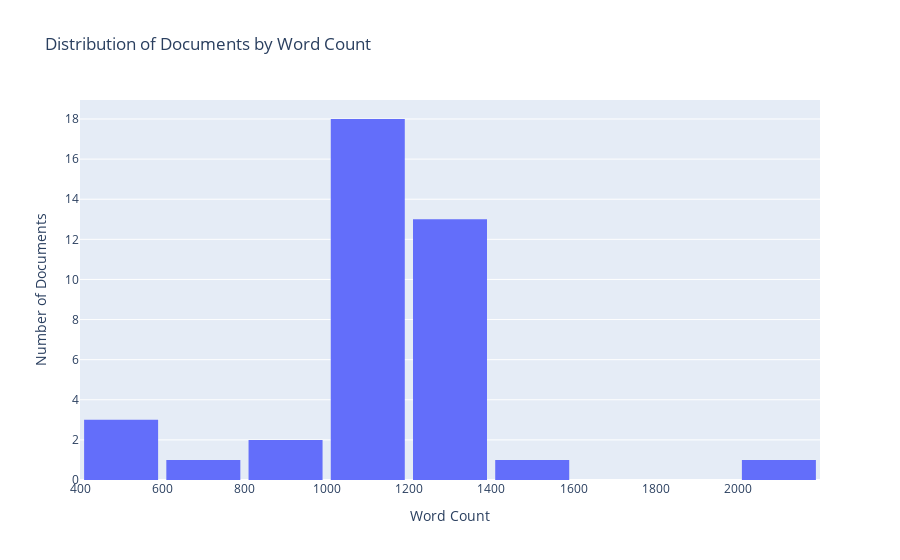
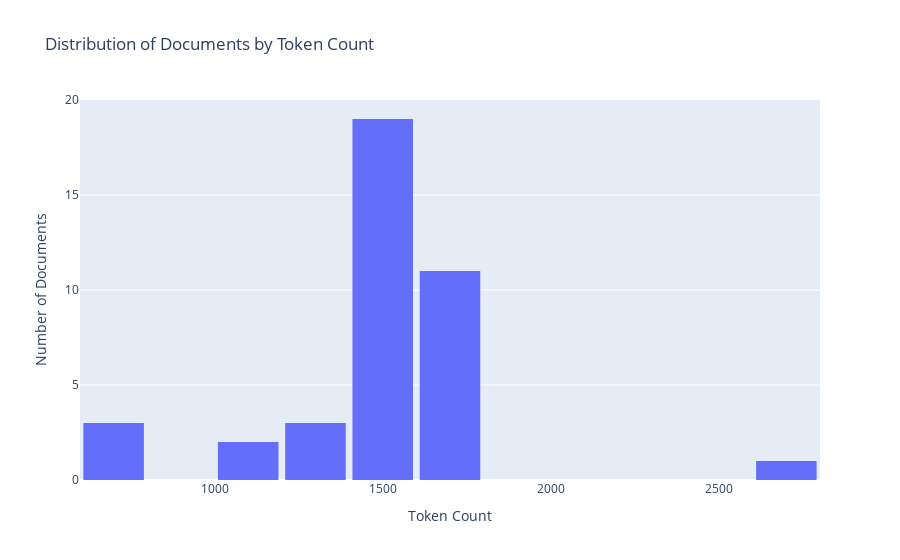
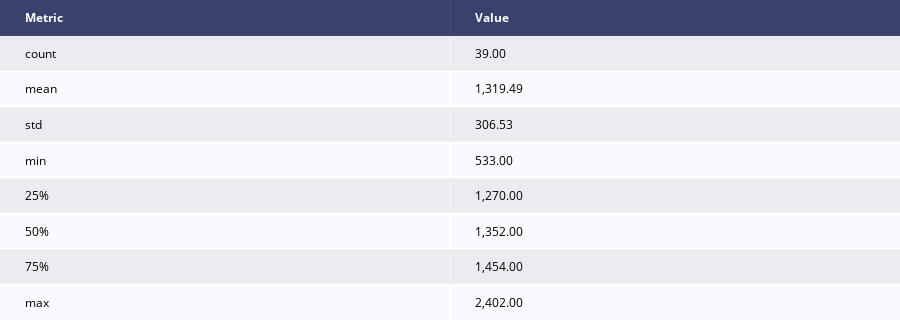
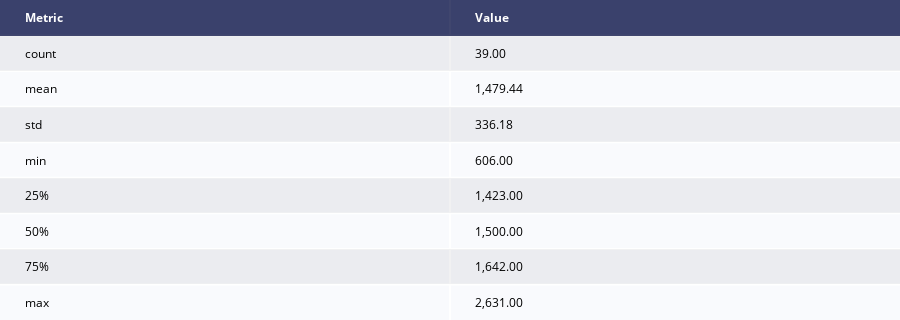

Source (notebook cell) for these figures, in order:
### Markdown cell above
## Teaching staff stats after cleaning

### Code cell
du.histogram_word_count_multiple_docs(cleaned_maininfo)
du.histogram_token_count_multiple_docs(cleaned_maininfo)
du.generate_document_statistics_by_word_count(cleaned_maininfo)
du.generate_document_statistics_by_tokens(cleaned_maininfo)
du.bar_plot_word_frequency(cleaned_maininfo, top_n=20)
du.bar_plot_ngram_frequency(cleaned_maininfo, n=2, top_n=20)

### Figure 1 — Plotly figure (JSON) as saved in the notebook; plotly's stock layout.template omitted (floating-point values rounded to 4 significant figures)
{"data": [{"bingroup": "x", "hovertemplate": "Word Count=%{x}<br>count=%{y}<extra></extra>", "legendgroup": "", "marker": {"color": "#636efa", "pattern": {"shape": ""}}, "name": "", "nbinsx": 10, "orientation": "v", "showlegend": false, "type": "histogram", "x": [1030, 1345, 481, 1267, 1184, 1340, 1323, 788, 1419, 1232, 946, 1274, 1198, 501, 1335, 1276, 1299, 1111, 1248, 1237, 1106, 1281, 1235, 2134, 1189, 1175, 991, 557, 1145, 1123, 1196, 1137, 1152, 1152, 1001, 1087, 1099, 1163, 1110], "xaxis": "x", "yaxis": "y"}], "layout": {"bargap": 0.1, "barmode": "relative", "legend": {"tracegroupgap": 0}, "title": {"text": "Distribution of Documents by Word Count"}, "xaxis": {"anchor": "y", "domain": [0, 1], "title": {"text": "Word Count"}}, "yaxis": {"anchor": "x", "domain": [0, 1], "title": {"text": "Number of Documents"}}}}

### Figure 2 — Plotly figure (JSON) as saved in the notebook; plotly's stock layout.template omitted (floating-point values rounded to 4 significant figures)
{"data": [{"bingroup": "x", "hovertemplate": "Token Count=%{x}<br>count=%{y}<extra></extra>", "legendgroup": "", "marker": {"color": "#636efa", "pattern": {"shape": ""}}, "name": "", "nbinsx": 15, "orientation": "v", "showlegend": false, "type": "histogram", "x": [1321, 1717, 606, 1642, 1539, 1707, 1708, 1079, 1793, 1592, 1161, 1641, 1559, 666, 1738, 1670, 1671, 1423, 1645, 1574, 1429, 1642, 1583, 2631, 1529, 1494, 1282, 707, 1456, 1445, 1590, 1446, 1476, 1500, 1278, 1423, 1419, 1489, 1427], "xaxis": "x", "yaxis": "y"}], "layout": {"bargap": 0.1, "barmode": "relative", "legend": {"tracegroupgap": 0}, "title": {"text": "Distribution of Documents by Token Count"}, "xaxis": {"anchor": "y", "domain": [0, 1], "title": {"text": "Token Count"}}, "yaxis": {"anchor": "x", "domain": [0, 1], "title": {"text": "Number of Documents"}}}}

### Figure 3 — Plotly figure (JSON) as saved in the notebook; plotly's stock layout.template omitted (floating-point values rounded to 4 significant figures)
{"data": [{"colorscale": [[0, "#00083e"], [0.5, "#ededee"], [1, "#ffffff"]], "hoverinfo": "none", "opacity": 0.75, "showscale": false, "type": "heatmap", "z": [[0, 0], [0.5, 0.5], [1, 1], [0.5, 0.5], [1, 1], [0.5, 0.5], [1, 1], [0.5, 0.5], [1, 1]]}], "layout": {"annotations": [{"align": "center", "font": {"color": "#ffffff"}, "showarrow": false, "text": "<b>Metric</b>", "x": -0.45, "xanchor": "left", "xref": "x", "y": 0, "yref": "y"}, {"align": "center", "font": {"color": "#ffffff"}, "showarrow": false, "text": "<b>Value</b>", "x": 0.55, "xanchor": "left", "xref": "x", "y": 0, "yref": "y"}, {"align": "center", "font": {"color": "#000000"}, "showarrow": false, "text": "count", "x": -0.45, "xanchor": "left", "xref": "x", "y": 1, "yref": "y"}, {"align": "center", "font": {"color": "#000000"}, "showarrow": false, "text": "39.00", "x": 0.55, "xanchor": "left", "xref": "x", "y": 1, "yref": "y"}, {"align": "center", "font": {"color": "#000000"}, "showarrow": false, "text": "mean", "x": -0.45, "xanchor": "left", "xref": "x", "y": 2, "yref": "y"}, {"align": "center", "font": {"color": "#000000"}, "showarrow": false, "text": "1,319.49", "x": 0.55, "xanchor": "left", "xref": "x", "y": 2, "yref": "y"}, {"align": "center", "font": {"color": "#000000"}, "showarrow": false, "text": "std", "x": -0.45, "xanchor": "left", "xref": "x", "y": 3, "yref": "y"}, {"align": "center", "font": {"color": "#000000"}, "showarrow": false, "text": "306.53", "x": 0.55, "xanchor": "left", "xref": "x", "y": 3, "yref": "y"}, {"align": "center", "font": {"color": "#000000"}, "showarrow": false, "text": "min", "x": -0.45, "xanchor": "left", "xref": "x", "y": 4, "yref": "y"}, {"align": "center", "font": {"color": "#000000"}, "showarrow": false, "text": "533.00", "x": 0.55, "xanchor": "left", "xref": "x", "y": 4, "yref": "y"}, {"align": "center", "font": {"color": "#000000"}, "showarrow": false, "text": "25%", "x": -0.45, "xanchor": "left", "xref": "x", "y": 5, "yref": "y"}, {"align": "center", "font": {"color": "#000000"}, "showarrow": false, "text": "1,270.00", "x": 0.55, "xanchor": "left", "xref": "x", "y": 5, "yref": "y"}, {"align": "center", "font": {"color": "#000000"}, "showarrow": false, "text": "50%", "x": -0.45, "xanchor": "left", "xref": "x", "y": 6, "yref": "y"}, {"align": "center", "font": {"color": "#000000"}, "showarrow": false, "text": "1,352.00", "x": 0.55, "xanchor": "left", "xref": "x", "y": 6, "yref": "y"}, {"align": "center", "font": {"color": "#000000"}, "showarrow": false, "text": "75%", "x": -0.45, "xanchor": "left", "xref": "x", "y": 7, "yref": "y"}, {"align": "center", "font": {"color": "#000000"}, "showarrow": false, "text": "1,454.00", "x": 0.55, "xanchor": "left", "xref": "x", "y": 7, "yref": "y"}, {"align": "center", "font": {"color": "#000000"}, "showarrow": false, "text": "max", "x": -0.45, "xanchor": "left", "xref": "x", "y": 8, "yref": "y"}, {"align": "center", "font": {"color": "#000000"}, "showarrow": false, "text": "2,402.00", "x": 0.55, "xanchor": "left", "xref": "x", "y": 8, "yref": "y"}], "height": 320, "margin": {"b": 0, "l": 0, "r": 0, "t": 0}, "title": {"text": "Document Statistics"}, "xaxis": {"dtick": 1, "gridwidth": 2, "showticklabels": false, "tick0": -0.5, "ticks": "", "zeroline": false}, "yaxis": {"autorange": "reversed", "dtick": 1, "gridwidth": 2, "showticklabels": false, "tick0": 0.5, "ticks": "", "zeroline": false}}}

### Figure 4 — Plotly figure (JSON) as saved in the notebook; plotly's stock layout.template omitted (floating-point values rounded to 4 significant figures)
{"data": [{"colorscale": [[0, "#00083e"], [0.5, "#ededee"], [1, "#ffffff"]], "hoverinfo": "none", "opacity": 0.75, "showscale": false, "type": "heatmap", "z": [[0, 0], [0.5, 0.5], [1, 1], [0.5, 0.5], [1, 1], [0.5, 0.5], [1, 1], [0.5, 0.5], [1, 1]]}], "layout": {"annotations": [{"align": "center", "font": {"color": "#ffffff"}, "showarrow": false, "text": "<b>Metric</b>", "x": -0.45, "xanchor": "left", "xref": "x", "y": 0, "yref": "y"}, {"align": "center", "font": {"color": "#ffffff"}, "showarrow": false, "text": "<b>Value</b>", "x": 0.55, "xanchor": "left", "xref": "x", "y": 0, "yref": "y"}, {"align": "center", "font": {"color": "#000000"}, "showarrow": false, "text": "count", "x": -0.45, "xanchor": "left", "xref": "x", "y": 1, "yref": "y"}, {"align": "center", "font": {"color": "#000000"}, "showarrow": false, "text": "39.00", "x": 0.55, "xanchor": "left", "xref": "x", "y": 1, "yref": "y"}, {"align": "center", "font": {"color": "#000000"}, "showarrow": false, "text": "mean", "x": -0.45, "xanchor": "left", "xref": "x", "y": 2, "yref": "y"}, {"align": "center", "font": {"color": "#000000"}, "showarrow": false, "text": "1,479.44", "x": 0.55, "xanchor": "left", "xref": "x", "y": 2, "yref": "y"}, {"align": "center", "font": {"color": "#000000"}, "showarrow": false, "text": "std", "x": -0.45, "xanchor": "left", "xref": "x", "y": 3, "yref": "y"}, {"align": "center", "font": {"color": "#000000"}, "showarrow": false, "text": "336.18", "x": 0.55, "xanchor": "left", "xref": "x", "y": 3, "yref": "y"}, {"align": "center", "font": {"color": "#000000"}, "showarrow": false, "text": "min", "x": -0.45, "xanchor": "left", "xref": "x", "y": 4, "yref": "y"}, {"align": "center", "font": {"color": "#000000"}, "showarrow": false, "text": "606.00", "x": 0.55, "xanchor": "left", "xref": "x", "y": 4, "yref": "y"}, {"align": "center", "font": {"color": "#000000"}, "showarrow": false, "text": "25%", "x": -0.45, "xanchor": "left", "xref": "x", "y": 5, "yref": "y"}, {"align": "center", "font": {"color": "#000000"}, "showarrow": false, "text": "1,423.00", "x": 0.55, "xanchor": "left", "xref": "x", "y": 5, "yref": "y"}, {"align": "center", "font": {"color": "#000000"}, "showarrow": false, "text": "50%", "x": -0.45, "xanchor": "left", "xref": "x", "y": 6, "yref": "y"}, {"align": "center", "font": {"color": "#000000"}, "showarrow": false, "text": "1,500.00", "x": 0.55, "xanchor": "left", "xref": "x", "y": 6, "yref": "y"}, {"align": "center", "font": {"color": "#000000"}, "showarrow": false, "text": "75%", "x": -0.45, "xanchor": "left", "xref": "x", "y": 7, "yref": "y"}, {"align": "center", "font": {"color": "#000000"}, "showarrow": false, "text": "1,642.00", "x": 0.55, "xanchor": "left", "xref": "x", "y": 7, "yref": "y"}, {"align": "center", "font": {"color": "#000000"}, "showarrow": false, "text": "max", "x": -0.45, "xanchor": "left", "xref": "x", "y": 8, "yref": "y"}, {"align": "center", "font": {"color": "#000000"}, "showarrow": false, "text": "2,631.00", "x": 0.55, "xanchor": "left", "xref": "x", "y": 8, "yref": "y"}], "height": 320, "margin": {"b": 0, "l": 0, "r": 0, "t": 0}, "title": {"text": "Token-Based Document Statistics"}, "xaxis": {"dtick": 1, "gridwidth": 2, "showticklabels": false, "tick0": -0.5, "ticks": "", "zeroline": false}, "yaxis": {"autorange": "reversed", "dtick": 1, "gridwidth": 2, "showticklabels": false, "tick0": 0.5, "ticks": "", "zeroline": false}}}
